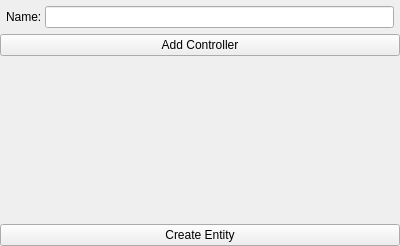
<?xml version="1.0" encoding="UTF-8"?>
<ui version="4.0">
 <class>EntityBuilderWidget</class>
 <widget class="QWidget" name="EntityBuilderWidget">
  <property name="geometry">
   <rect>
    <x>0</x>
    <y>0</y>
    <width>400</width>
    <height>246</height>
   </rect>
  </property>
  <property name="windowTitle">
   <string>Entity Builder</string>
  </property>
  <property name="windowIcon">
   <iconset resource="../resource/breezEd.qrc">
    <normaloff>:/breezEd/icons/tools/entity</normaloff>:/breezEd/icons/tools/entity</iconset>
  </property>
  <layout class="QVBoxLayout" name="verticalLayout">
   <property name="spacing">
    <number>0</number>
   </property>
   <property name="leftMargin">
    <number>0</number>
   </property>
   <property name="topMargin">
    <number>0</number>
   </property>
   <property name="rightMargin">
    <number>0</number>
   </property>
   <property name="bottomMargin">
    <number>0</number>
   </property>
   <item>
    <layout class="QFormLayout" name="formLayout">
     <property name="labelAlignment">
      <set>Qt::AlignRight|Qt::AlignTrailing|Qt::AlignVCenter</set>
     </property>
     <property name="leftMargin">
      <number>6</number>
     </property>
     <property name="topMargin">
      <number>6</number>
     </property>
     <property name="rightMargin">
      <number>6</number>
     </property>
     <property name="bottomMargin">
      <number>6</number>
     </property>
     <item row="0" column="0">
      <widget class="QLabel" name="nameLabel">
       <property name="text">
        <string>Name: </string>
       </property>
      </widget>
     </item>
     <item row="0" column="1">
      <widget class="QLineEdit" name="nameLineEdit"/>
     </item>
    </layout>
   </item>
   <item>
    <widget class="QPushButton" name="controllerButton">
     <property name="text">
      <string>Add Controller</string>
     </property>
    </widget>
   </item>
   <item>
    <widget class="QScrollArea" name="controllerArea">
     <property name="frameShape">
      <enum>QFrame::NoFrame</enum>
     </property>
     <property name="widgetResizable">
      <bool>true</bool>
     </property>
     <property name="alignment">
      <set>Qt::AlignJustify|Qt::AlignTop</set>
     </property>
     <widget class="QWidget" name="controllerAreaContents">
      <property name="geometry">
       <rect>
        <x>0</x>
        <y>0</y>
        <width>400</width>
        <height>168</height>
       </rect>
      </property>
      <layout class="QVBoxLayout" name="verticalLayout_3">
       <property name="spacing">
        <number>0</number>
       </property>
       <property name="leftMargin">
        <number>0</number>
       </property>
       <property name="topMargin">
        <number>6</number>
       </property>
       <property name="rightMargin">
        <number>0</number>
       </property>
       <property name="bottomMargin">
        <number>6</number>
       </property>
       <item>
        <layout class="QVBoxLayout" name="controllerAreaLayout">
         <property name="spacing">
          <number>9</number>
         </property>
        </layout>
       </item>
       <item>
        <spacer name="controllerAreaEnd">
         <property name="orientation">
          <enum>Qt::Vertical</enum>
         </property>
         <property name="sizeHint" stdset="0">
          <size>
           <width>60</width>
           <height>10</height>
          </size>
         </property>
        </spacer>
       </item>
      </layout>
     </widget>
    </widget>
   </item>
   <item>
    <widget class="QPushButton" name="createButton">
     <property name="text">
      <string>Create Entity</string>
     </property>
    </widget>
   </item>
  </layout>
 </widget>
 <resources>
  <include location="../resource/breezEd.qrc"/>
 </resources>
 <connections/>
</ui>
